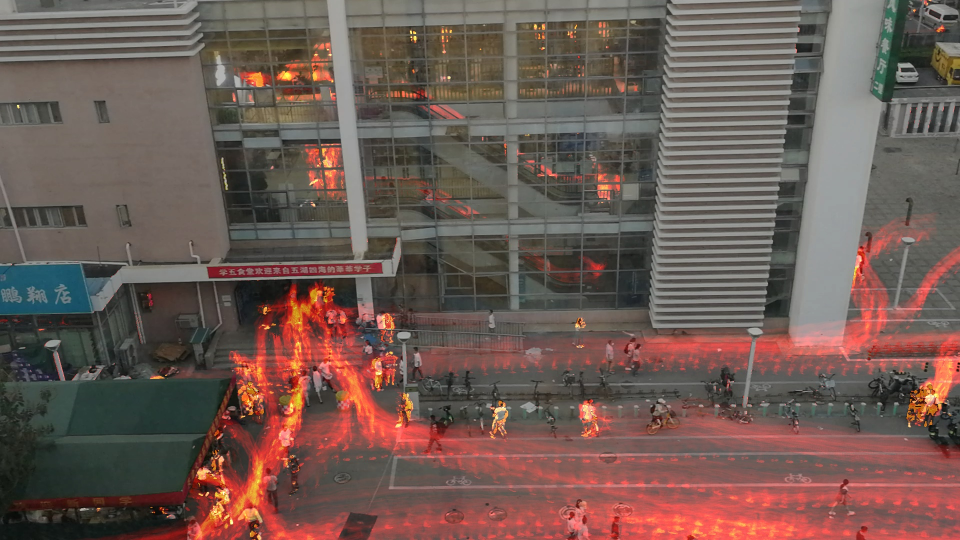
#> input picture MOG-diff-overlay_test_dining.jpg, 1920 x 1080 px, given in place of diningroom.mp4, which was not available (shown at 1/2 size)
$ python dense_estimation_final.py
#> lines starting #> are read from the running program, lines starting #| are printed output that depends on the picture; pictures that were not available may be replaced by others from this repository, and a replacement may not be noted
### make_video.py
import cv2
import os
import re
from tqdm import tqdm

"""
A utility function to merge together many frames into a video.
"""


def atoi(text):
    # A helper function to return digits inside text
    return int(text) if text.isdigit() else text


def natural_keys(text):
    # A helper function to generate keys for sorting frames AKA natural sorting
    return [atoi(c) for c in re.split(r'(\d+)', text)]


def make_video(image_folder, video_name):
    images = [img for img in os.listdir(image_folder)]
    images.sort(key=natural_keys)

    frame = cv2.imread(os.path.join(image_folder, images[0]))
    height, width, layers = frame.shape

    fourcc = cv2.VideoWriter_fourcc(*"MJPG")

    video = cv2.VideoWriter(video_name, fourcc, 30.0, (width, height))
    print("Start processing...")

    for image in tqdm(images, ncols=100):
        video.write(cv2.imread(os.path.join(image_folder, image)))

    cv2.destroyAllWindows()
    video.release()

#    for file in os.listdir(image_folder):
#        os.remove(image_folder + file)

### dense_estimation_final.py
import numpy as np
import cv2
import copy
from make_video import make_video
from tqdm import tqdm
videoname='diningroom'#视频名称
method='MOG'#使用的方法
filename=videoname+'-'+method

def main():
    capture = cv2.VideoCapture(videoname+'.mp4')
    #background_subtractor = cv2.createBackgroundSubtractorKNN(detectShadows=False)
    background_subtractor = cv2.bgsegm.createBackgroundSubtractorMOG()
    length = int(capture.get(cv2.CAP_PROP_FRAME_COUNT))#获取视频总帧数

    warning_threshold=15#报警阈值
    print("Start processing...")
    first_iteration_indicator = 1
    threshold = 2
    maxValue = 2
    for i in tqdm(range(0, length), ncols=100):#进度条总长度为100

        ret, frame = capture.read()
        frame = cv2.flip(frame, -1)

        # If first frame
        if first_iteration_indicator == 1:

            first_frame = copy.deepcopy(frame)
            global height, width#图片的高度和宽度
            height, width = frame.shape[:2]
            global height_size,width_size
            height_size = height // 10#分割成的小区域的宽度和高度
            width_size = width // 10
            accum_image = np.zeros((height, width), np.uint8)
            global size2
            size2 = 2 * height_size * width_size
            first_iteration_indicator = 0

        else:
            filter = background_subtractor.apply(frame)  # remove the background
            cv2.imwrite(filename+'-frame_test_dining.jpg', frame)
            cv2.imwrite(filename+'-diff-bkgnd-frame_test_dining.jpg', filter)
            ret, th1 = cv2.threshold(filter, threshold, maxValue, cv2.THRESH_BINARY)#黑白二值化

            # add to the accumulated image
            accum_image = cv2.add(accum_image, th1)
            cv2.imwrite(filename+'-mask_test_dining.jpg', accum_image)
            color_image_video = cv2.applyColorMap(accum_image, cv2.COLORMAP_SUMMER)#伪彩色
            video_frame = cv2.addWeighted(frame, 0.7, color_image_video, 0.5, 0)#按权重叠加

            #cv2.imwrite(name, video_frame)
            if i % 10 == 1:
                number,max_i,max_j=dense_max(accum_image)
                text = "Cumulative traffic:" + str(number)  # 待添加的文字
                text_color=(0, 255, 0)

                if number>warning_threshold:
                    text = text + '  danger!'
                    text_color = (0,0,255)
                    warning_area = np.zeros((height, width,3), np.uint8)
                    for x in range(max_i * width_size, (max_i + 1) * width_size):
                        for y in range(max_j * height_size, (max_j + 1) * height_size):
                            pixel_value= accum_image[y, x]
                            warning_area[y, x] = (pixel_value,0,0)

                    video_frame=cv2.add(video_frame,warning_area)

            text_position = (int((max_i + 0.5) * width_size), int((max_j + 0.5) * height_size))
            cv2.putText(video_frame,text,text_position,cv2.FONT_HERSHEY_TRIPLEX, 0.8, text_color, 2, cv2.LINE_AA)
            name = "./frames_test_dining/frame%d.jpg" % i
            cv2.imwrite(name, video_frame)

            if cv2.waitKey(1) & 0xFF == ord('q'):
                break
#> this loop made 1 pass
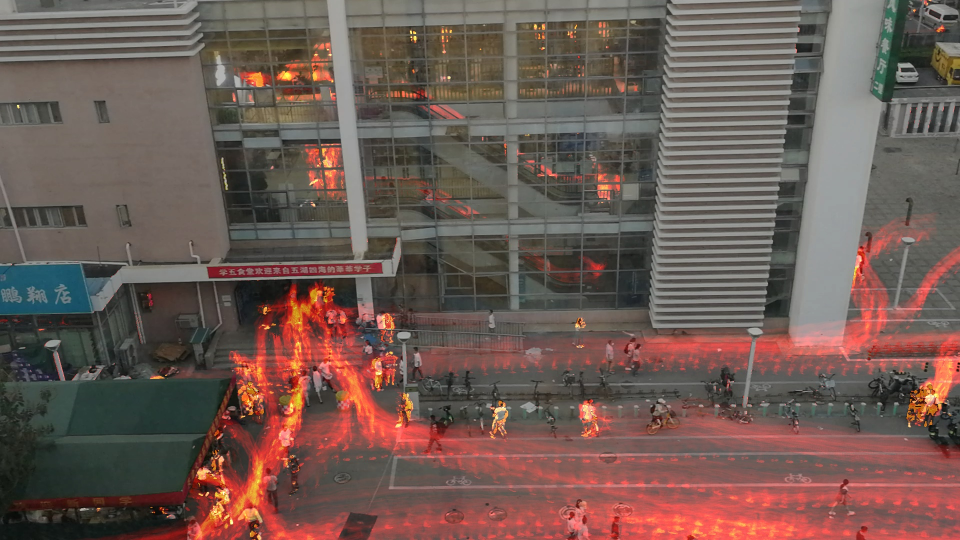
#> input picture MOG-diff-overlay_test_dining.jpg, 1920 x 1080 px, given in place of diningroom.mp4, which was not available (shown at 1/2 size)
#> pass 1, in main, `frame = cv2.flip(frame, -1)`:
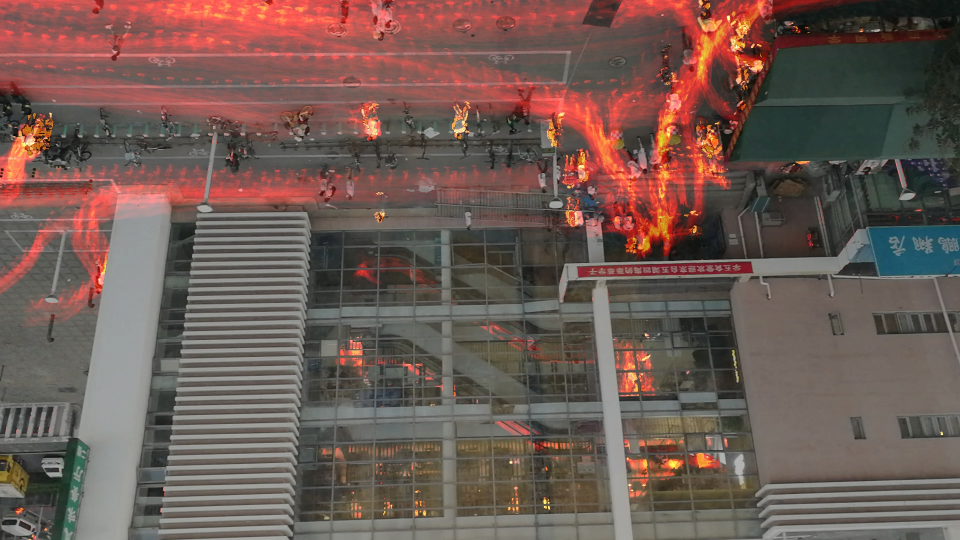
#> frame: shape (1080, 1920, 3) (shown at 1/2 size); mean B, G, R 83.3, 90, 110.6
#> after the loop: accum_image: shape (1080, 1920); every value is 0
#> after the loop, first_iteration_indicator = 0; height = 1080; height_size = 108; size2 = 41472; width = 1920; width_size = 192


    make_video('./frames_test_dining/', filename+'-output.avi')
#> in make_video, frame is the input picture: shape (1080, 1920, 3); mean B, G, R 83.3, 90, 110.6
#> in make_video, `fourcc = cv2.VideoWriter_fourcc(*"MJPG")`: fourcc = 1196444237
    np.savetxt(filename+'.txt',accum_image,fmt='%d')#将数组保存到文件中，方便后续调试
    color_image = cv2.applyColorMap(accum_image, cv2.COLORMAP_HOT)
#> color_image: shape (1080, 1920, 3); every value is 0
    result_overlay = cv2.addWeighted(first_frame, 0.7, color_image, 0.7, 0)
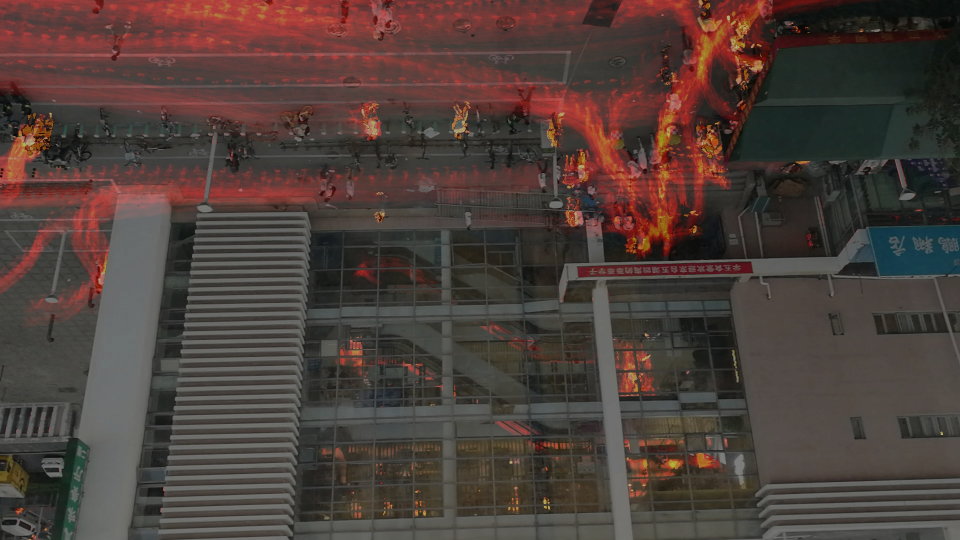
#> result_overlay: shape (1080, 1920, 3) (shown at 1/2 size); mean B, G, R 58.3, 63, 77.4

     # save the final heatmap
    cv2.imwrite(filename+'-diff-overlay_test.jpg', result_overlay)
    dense_every(accum_image)
    # cleanup
    capture.release()
    cv2.destroyAllWindows()
def dense_max(dense_image):
#该函数的作用是从累加的人流密度图中找出各区域最大值并返回最大值区域位置和密度估计值
#函数的输入是一个数组
    max=0
    max_i = 0
    max_j = 0
    for i in range(10):
        for j in range(10):
            region=dense_image[i*width_size:(i+1)*width_size,j*height_size:(j+1)*height_size]
            sum=region.sum()
            if(sum>max):
                max=sum
                max_i=i
                max_j=j

    number=round(max/size2)

    return number,max_i,max_j

def dense_every(image):
#估算10*10个区域的人流密度，并在图中显示人流密度的估计值，保存图片
    bk_img = cv2.imread(filename+"-diff-overlay_test.jpg")

    for i in range(10):
        for j in range(10):
            region=image[i*width_size:(i+1)*width_size,j*height_size:(j+1)*height_size]
            sum=region.sum()
            cv2.putText(bk_img, str(int(sum/size2)), (int((i+0.5)*width_size), int((j+0.5)*height_size)), cv2.FONT_HERSHEY_SIMPLEX,
                       0.7, (0, 255, 0), 1, cv2.LINE_AA)#在图片中放置人流密度的估计值
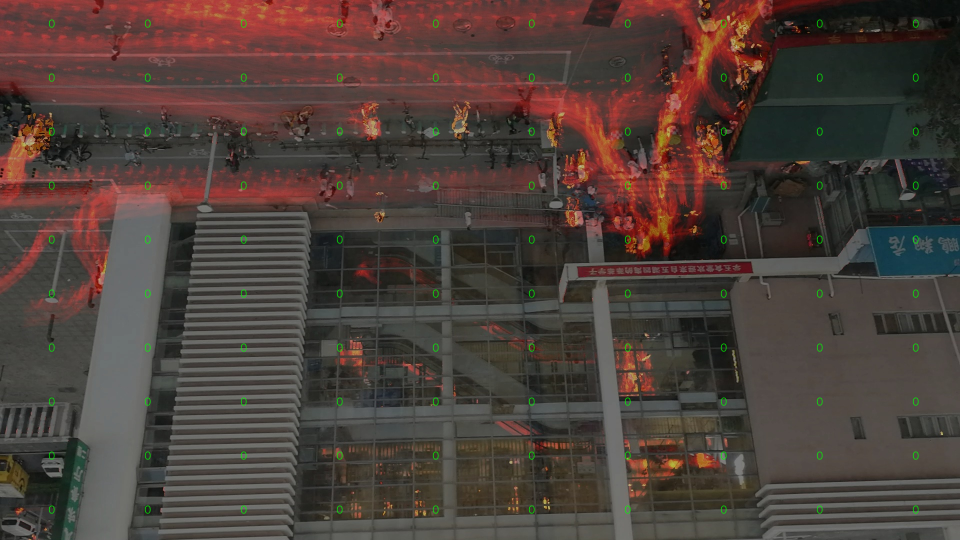
#> bk_img: shape (1080, 1920, 3) (shown at 1/2 size); mean B, G, R 58, 63.5, 77.2

    cv2.imwrite(filename+"-add_text.jpg",bk_img)

if __name__ == '__main__':
    main()
